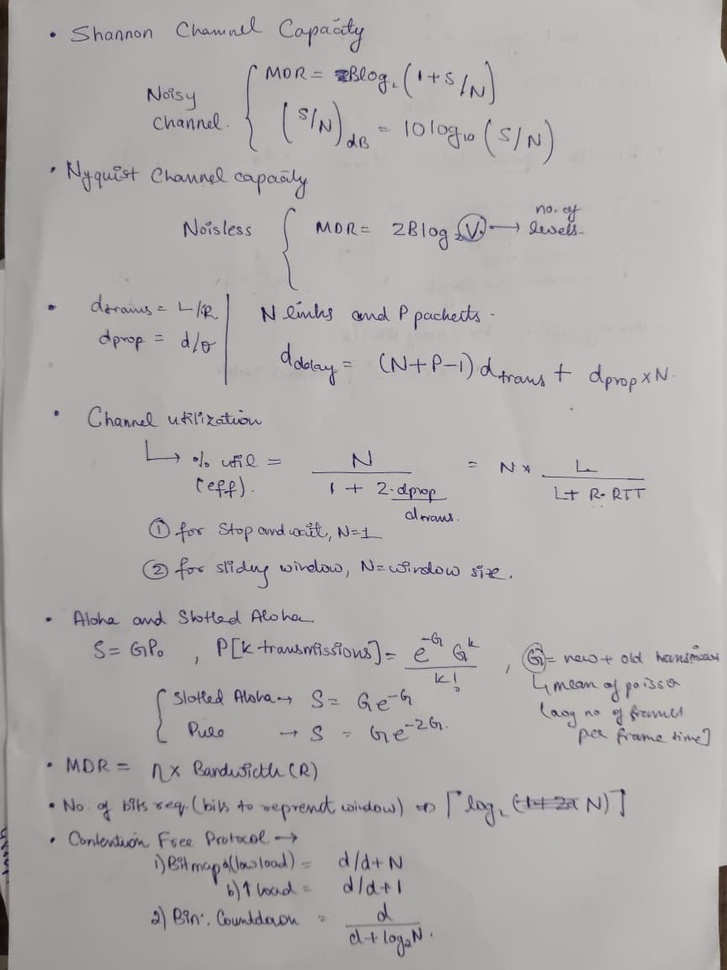
#> input picture tests/test_image.jpeg, 727 x 970 px, shrunk from 864 x 1152 before the run
$ python -i preprocessor.py   (imports and definitions only)
#> lines starting #> are read from the running program, lines starting #| are printed output that depends on the picture
"""Image preprocessor: rotation detection + SHA-256 deduplication."""

import hashlib
import logging
from pathlib import Path

from PIL import Image

log = logging.getLogger(__name__)

_ROTATION_THRESHOLD = 5.0   # degrees; rotate only if |angle| > this


def preprocess_image(path: Path) -> tuple[Path, str]:
    """
    1. Compute SHA-256 hash (for deduplication by caller).
    2. Detect and correct page rotation (Tesseract OSD; falls back gracefully).
    3. Save corrected image in-place and return (path, sha256_hex).
    """
    raw = path.read_bytes()
    sha = hashlib.sha256(raw).hexdigest()

    try:
        img     = Image.open(path).convert("RGB")
        rotated = _auto_rotate(img)
        if rotated is not img:
            rotated.save(path, format="JPEG", quality=95)
            log.info("Auto-rotated %s", path.name)
    except Exception as exc:
        log.warning("Rotation detection skipped for %s: %s", path.name, exc)

    return path, sha


def _auto_rotate(img: Image.Image) -> Image.Image:
    """Detect rotation via pytesseract OSD and correct it."""
    try:
        import pytesseract
        osd = pytesseract.image_to_osd(img, output_type=pytesseract.Output.DICT)
        angle = float(osd.get("rotate", 0))
        if abs(angle) > _ROTATION_THRESHOLD:
            log.debug("Rotating by %.1f°", angle)
            return img.rotate(angle, expand=True)
        return img
    except Exception:
        # Tesseract not installed or OSD failed — try OpenCV Hough
        return _hough_rotate(img)


def _hough_rotate(img: Image.Image) -> Image.Image:
    """Lightweight Hough-Transform rotation estimate via OpenCV."""
    try:
        import cv2
        import numpy as np
        gray  = cv2.cvtColor(np.array(img), cv2.COLOR_RGB2GRAY)
        edges = cv2.Canny(gray, 50, 150, apertureSize=3)
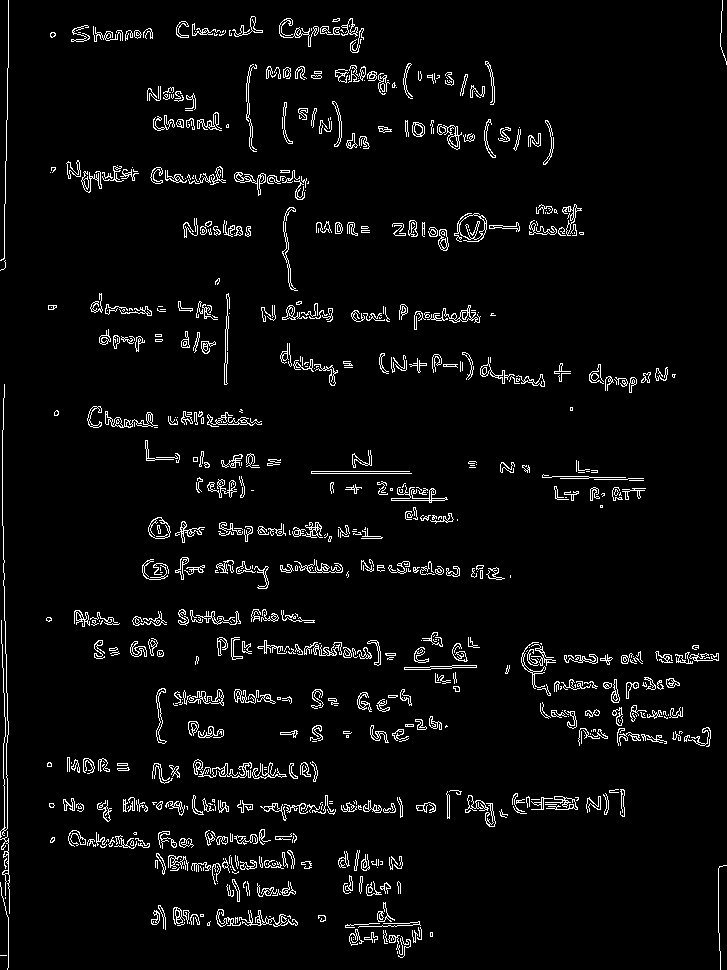
#> edges: shape (970, 727); 4.3% white in thin lines or dots
        lines = cv2.HoughLines(edges, 1, np.pi / 180, 200)
#> lines = [[7, 3.12], [4, 0]]
        if lines is None:
            return img
        angles = []
        for rho, theta in lines[:, 0]:
            deg = np.degrees(theta) - 90
            if abs(deg) < 45:
                angles.append(deg)
#> this loop made 2 passes
#> (rho, theta, deg) on passes 1 to 2: (7, 3.12, 89), (4, 0, -90)
#> after the loop, angles = []
        if not angles:
            return img
        median = float(np.median(angles))
        if abs(median) > _ROTATION_THRESHOLD:
            return img.rotate(-median, expand=True)
        return img
    except Exception:
        return img

>>> import cv2
>>> picture = cv2.cvtColor(cv2.imread('../../../tests/test_image.jpeg'), cv2.COLOR_BGR2RGB)
>>> result = _hough_rotate(picture)

$ run again, on tests/test_subj.jpeg
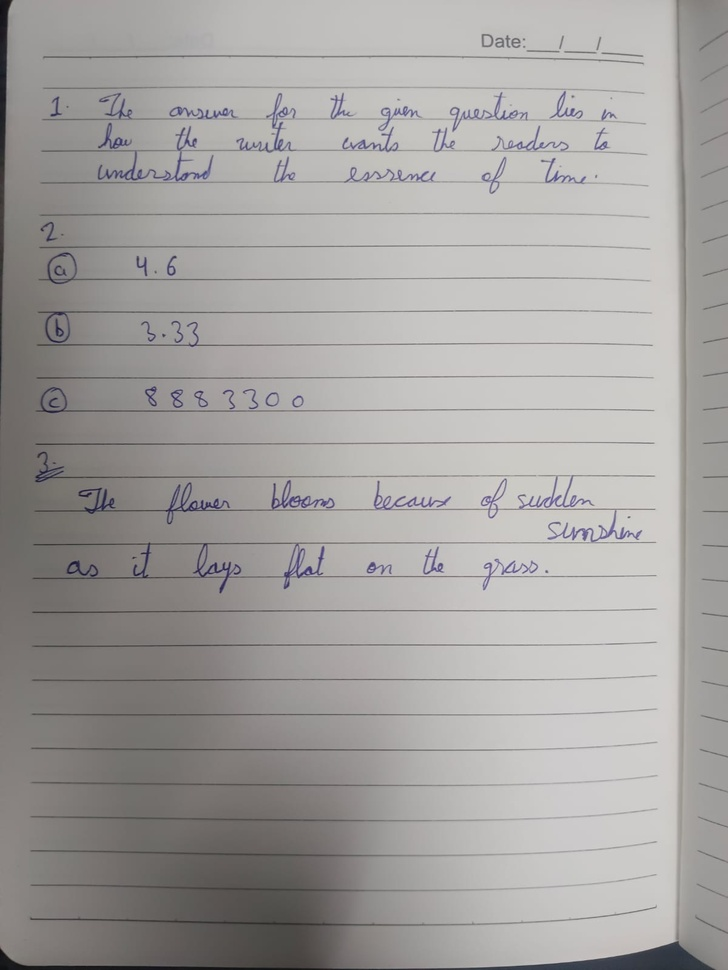
#> input picture tests/test_subj.jpeg, 728 x 970 px, shrunk from 1200 x 1599 before the run
#> in _hough_rotate, `edges = cv2.Canny(gray, 50, 150, apertureSize=3)`:
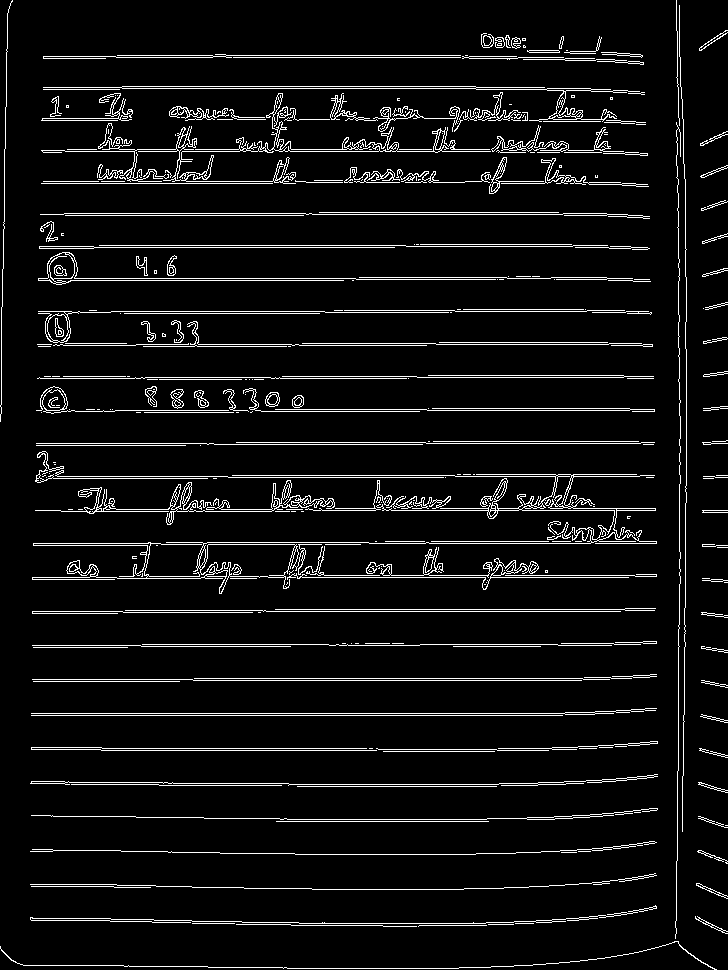
#> edges: shape (970, 728); 6.4% white in thin lines or dots
#> lines = 64 rows, first 8: [713, 1.57], [715, 1.57], [611, 1.57], [577, 1.57], [151, 1.57], [543, 1.57], [678, 1.57], [443, 1.57]
#> the loop in _hough_rotate, `for rho, theta in lines[:, 0]:` made 64 passes
#> (rho, theta, deg) on passes 1 to 8: (713, 1.57, 0), (715, 1.57, 0), (611, 1.57, 0), (577, 1.57, 0), (151, 1.57, 0), (543, 1.57, 0), (678, 1.57, 0), (443, 1.57, 0)
#> after the loop in _hough_rotate, `for rho, theta in lines[:, 0]:`: angles = 60 values, max 1 at index 30, min -1 at index 51, mean 0.117
#> median = 0

$ run again, on tests/ocr_visualization.png
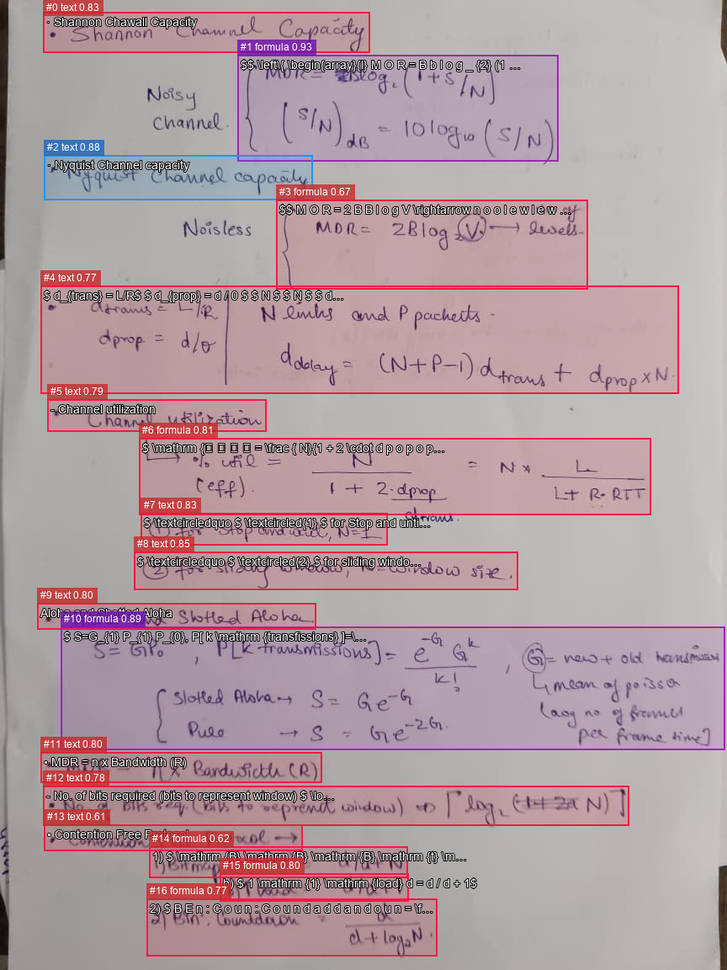
#> input picture tests/ocr_visualization.png, 727 x 970 px, shrunk from 864 x 1152 before the run
#> in _hough_rotate, `gray  = cv2.cvtColor(np.array(img), cv2.COLOR_RGB2GRAY)`:
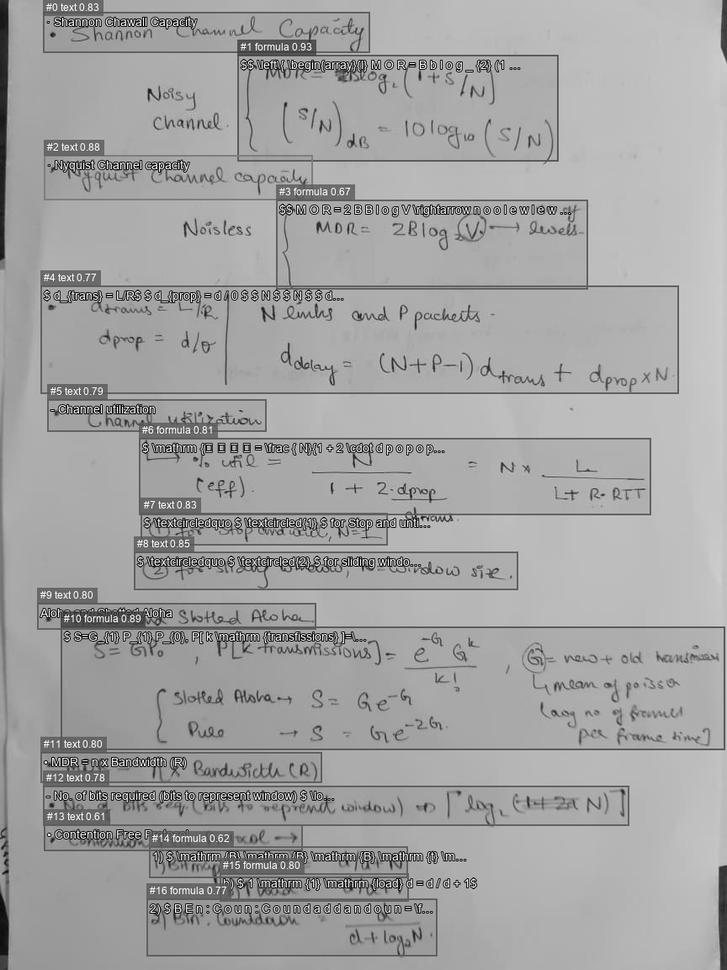
#> gray: shape (970, 727); min 0, max 255, mean 162.5
#> in _hough_rotate, `edges = cv2.Canny(gray, 50, 150, apertureSize=3)`:
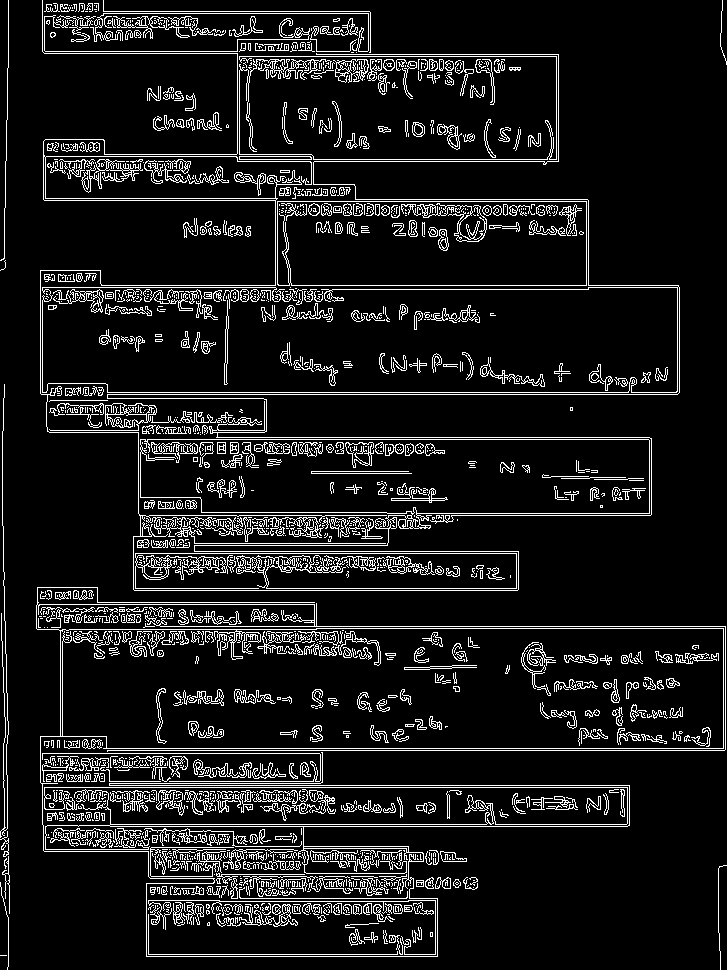
#> edges: shape (970, 727); 10% white in thin lines or dots
#> lines = 151 rows, first 8: [748, 1.57], [750, 1.57], [394, 1.57], [392, 1.57], [787, 1.57], [626, 1.57], [285, 1.57], [785, 1.57]
#> the loop in _hough_rotate, `for rho, theta in lines[:, 0]:` made 151 passes
#> (rho, theta, deg) on passes 1 to 3: (748, 1.57, 0), (750, 1.57, 0), (394, 1.57, 0)
#> after the loop in _hough_rotate, `for rho, theta in lines[:, 0]:`: angles = 61 values, max 4 at index 60, min -1 at index 38, mean 0.0328
#> median = 0
